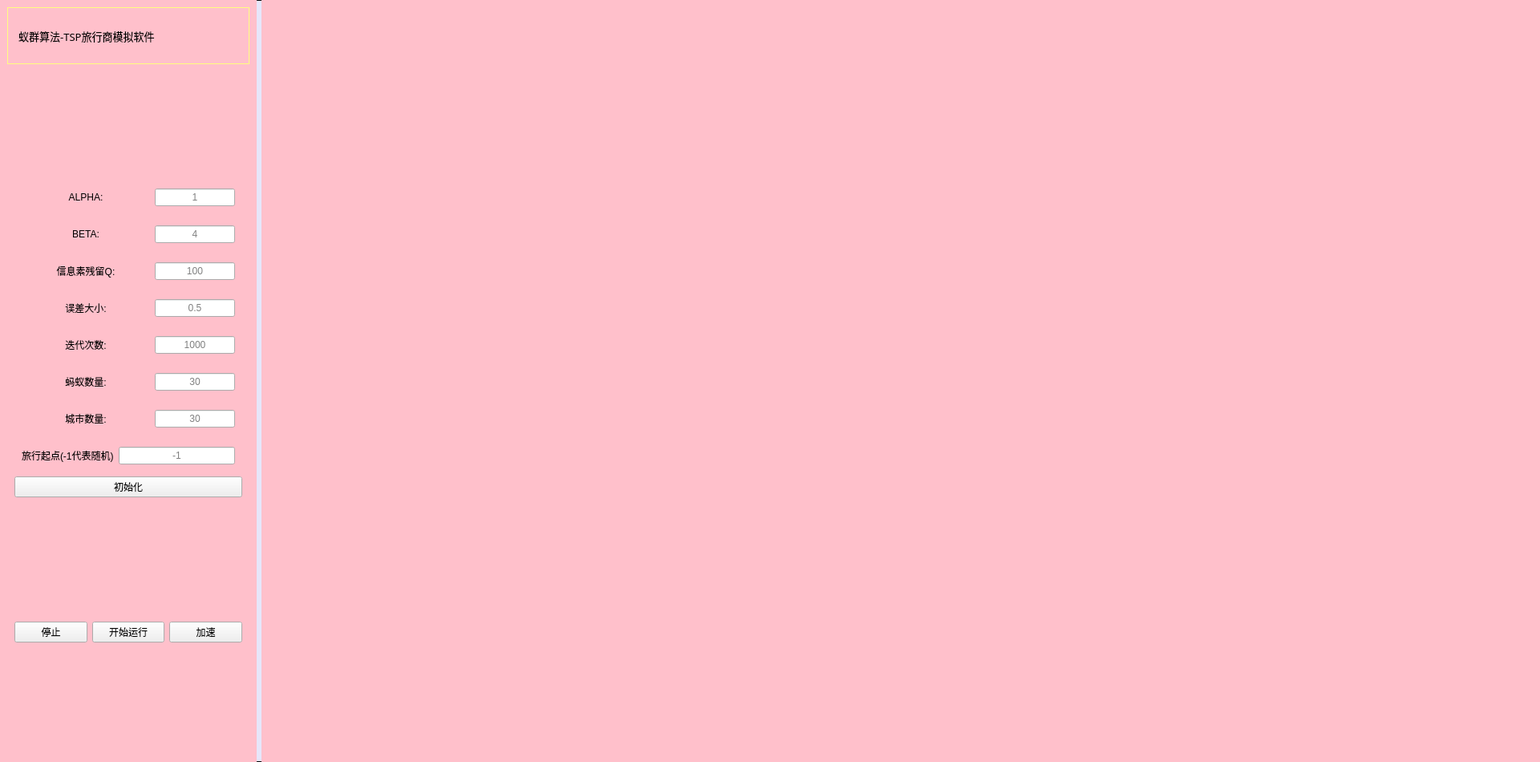
<?xml version="1.0" encoding="UTF-8"?>
<ui version="4.0">
 <class>Widget</class>
 <widget class="QWidget" name="Widget">
  <property name="geometry">
   <rect>
    <x>0</x>
    <y>0</y>
    <width>1920</width>
    <height>950</height>
   </rect>
  </property>
  <property name="minimumSize">
   <size>
    <width>1920</width>
    <height>950</height>
   </size>
  </property>
  <property name="maximumSize">
   <size>
    <width>1920</width>
    <height>950</height>
   </size>
  </property>
  <property name="windowTitle">
   <string>Widget</string>
  </property>
  <property name="styleSheet">
   <string notr="true">#Widget{border:1px solid black;background-color:#E6E6FA;}</string>
  </property>
  <layout class="QHBoxLayout" name="horizontalLayout">
   <property name="leftMargin">
    <number>0</number>
   </property>
   <property name="topMargin">
    <number>0</number>
   </property>
   <property name="rightMargin">
    <number>0</number>
   </property>
   <property name="bottomMargin">
    <number>0</number>
   </property>
   <item>
    <widget class="QFrame" name="frame">
     <property name="enabled">
      <bool>true</bool>
     </property>
     <property name="maximumSize">
      <size>
       <width>320</width>
       <height>994</height>
      </size>
     </property>
     <property name="styleSheet">
      <string notr="true">#frame{background-color:pink;}</string>
     </property>
     <property name="frameShape">
      <enum>QFrame::NoFrame</enum>
     </property>
     <property name="frameShadow">
      <enum>QFrame::Raised</enum>
     </property>
     <layout class="QVBoxLayout" name="verticalLayout">
      <item>
       <widget class="QLabel" name="label_2">
        <property name="minimumSize">
         <size>
          <width>0</width>
          <height>71</height>
         </size>
        </property>
        <property name="maximumSize">
         <size>
          <width>16777215</width>
          <height>71</height>
         </size>
        </property>
        <property name="font">
         <font>
          <family>Bahnschrift</family>
          <pointsize>10</pointsize>
          <weight>50</weight>
          <bold>false</bold>
         </font>
        </property>
        <property name="styleSheet">
         <string notr="true">#label_2{border:1px solid rgb(255, 255, 127);}</string>
        </property>
        <property name="text">
         <string>   蚁群算法-TSP旅行商模拟软件</string>
        </property>
        <property name="scaledContents">
         <bool>false</bool>
        </property>
       </widget>
      </item>
      <item>
       <spacer name="verticalSpacer_2">
        <property name="orientation">
         <enum>Qt::Vertical</enum>
        </property>
        <property name="sizeHint" stdset="0">
         <size>
          <width>18</width>
          <height>102</height>
         </size>
        </property>
       </spacer>
      </item>
      <item>
       <widget class="QWidget" name="widget_2" native="true">
        <layout class="QVBoxLayout" name="verticalLayout_2">
         <item>
          <widget class="QWidget" name="widget_15" native="true">
           <property name="maximumSize">
            <size>
             <width>320</width>
             <height>100</height>
            </size>
           </property>
           <layout class="QHBoxLayout" name="horizontalLayout_12">
            <item>
             <widget class="QLabel" name="label_9">
              <property name="font">
               <font>
                <family>Arial</family>
                <weight>50</weight>
                <bold>false</bold>
               </font>
              </property>
              <property name="text">
               <string>ALPHA:</string>
              </property>
              <property name="alignment">
               <set>Qt::AlignCenter</set>
              </property>
              <property name="margin">
               <number>0</number>
              </property>
             </widget>
            </item>
            <item>
             <widget class="QLineEdit" name="alpha">
              <property name="maximumSize">
               <size>
                <width>100</width>
                <height>16777215</height>
               </size>
              </property>
              <property name="cursor">
               <cursorShape>SizeVerCursor</cursorShape>
              </property>
              <property name="alignment">
               <set>Qt::AlignCenter</set>
              </property>
              <property name="placeholderText">
               <string>1</string>
              </property>
              <property name="cursorMoveStyle">
               <enum>Qt::LogicalMoveStyle</enum>
              </property>
             </widget>
            </item>
           </layout>
          </widget>
         </item>
         <item>
          <widget class="QWidget" name="widget_16" native="true">
           <property name="maximumSize">
            <size>
             <width>320</width>
             <height>100</height>
            </size>
           </property>
           <layout class="QHBoxLayout" name="horizontalLayout_13">
            <item>
             <widget class="QLabel" name="label">
              <property name="font">
               <font>
                <family>Arial</family>
                <weight>50</weight>
                <bold>false</bold>
               </font>
              </property>
              <property name="text">
               <string>BETA:</string>
              </property>
              <property name="alignment">
               <set>Qt::AlignCenter</set>
              </property>
              <property name="margin">
               <number>0</number>
              </property>
             </widget>
            </item>
            <item>
             <widget class="QLineEdit" name="beta">
              <property name="maximumSize">
               <size>
                <width>100</width>
                <height>16777215</height>
               </size>
              </property>
              <property name="alignment">
               <set>Qt::AlignCenter</set>
              </property>
              <property name="placeholderText">
               <string>4</string>
              </property>
             </widget>
            </item>
           </layout>
          </widget>
         </item>
         <item>
          <widget class="QWidget" name="widget_17" native="true">
           <property name="maximumSize">
            <size>
             <width>320</width>
             <height>100</height>
            </size>
           </property>
           <layout class="QHBoxLayout" name="horizontalLayout_14">
            <item>
             <widget class="QLabel" name="label_3">
              <property name="font">
               <font>
                <family>Arial</family>
                <weight>50</weight>
                <bold>false</bold>
               </font>
              </property>
              <property name="text">
               <string>信息素残留Q:</string>
              </property>
              <property name="alignment">
               <set>Qt::AlignCenter</set>
              </property>
              <property name="margin">
               <number>0</number>
              </property>
             </widget>
            </item>
            <item>
             <widget class="QLineEdit" name="residueQ">
              <property name="maximumSize">
               <size>
                <width>100</width>
                <height>16777215</height>
               </size>
              </property>
              <property name="alignment">
               <set>Qt::AlignCenter</set>
              </property>
              <property name="placeholderText">
               <string>100</string>
              </property>
             </widget>
            </item>
           </layout>
          </widget>
         </item>
         <item>
          <widget class="QWidget" name="widget_14" native="true">
           <property name="maximumSize">
            <size>
             <width>320</width>
             <height>100</height>
            </size>
           </property>
           <layout class="QHBoxLayout" name="horizontalLayout_11">
            <item>
             <widget class="QLabel" name="label_4">
              <property name="font">
               <font>
                <family>Arial</family>
                <weight>50</weight>
                <bold>false</bold>
               </font>
              </property>
              <property name="text">
               <string>误差大小:</string>
              </property>
              <property name="alignment">
               <set>Qt::AlignCenter</set>
              </property>
              <property name="margin">
               <number>0</number>
              </property>
             </widget>
            </item>
            <item>
             <widget class="QLineEdit" name="error">
              <property name="maximumSize">
               <size>
                <width>100</width>
                <height>16777215</height>
               </size>
              </property>
              <property name="layoutDirection">
               <enum>Qt::LeftToRight</enum>
              </property>
              <property name="text">
               <string/>
              </property>
              <property name="alignment">
               <set>Qt::AlignCenter</set>
              </property>
              <property name="placeholderText">
               <string>0.5</string>
              </property>
             </widget>
            </item>
           </layout>
          </widget>
         </item>
         <item>
          <widget class="QWidget" name="widget_13" native="true">
           <property name="maximumSize">
            <size>
             <width>320</width>
             <height>100</height>
            </size>
           </property>
           <layout class="QHBoxLayout" name="horizontalLayout_10">
            <item>
             <widget class="QLabel" name="label_5">
              <property name="font">
               <font>
                <family>Arial</family>
                <weight>50</weight>
                <bold>false</bold>
               </font>
              </property>
              <property name="text">
               <string>迭代次数:</string>
              </property>
              <property name="alignment">
               <set>Qt::AlignCenter</set>
              </property>
              <property name="margin">
               <number>0</number>
              </property>
             </widget>
            </item>
            <item>
             <widget class="QLineEdit" name="times">
              <property name="maximumSize">
               <size>
                <width>100</width>
                <height>16777215</height>
               </size>
              </property>
              <property name="alignment">
               <set>Qt::AlignCenter</set>
              </property>
              <property name="placeholderText">
               <string>1000</string>
              </property>
             </widget>
            </item>
           </layout>
          </widget>
         </item>
         <item>
          <widget class="QWidget" name="widget_11" native="true">
           <property name="maximumSize">
            <size>
             <width>320</width>
             <height>100</height>
            </size>
           </property>
           <layout class="QHBoxLayout" name="horizontalLayout_8">
            <item>
             <widget class="QLabel" name="label_6">
              <property name="font">
               <font>
                <family>Arial</family>
                <weight>50</weight>
                <bold>false</bold>
               </font>
              </property>
              <property name="text">
               <string>蚂蚁数量:</string>
              </property>
              <property name="alignment">
               <set>Qt::AlignCenter</set>
              </property>
              <property name="margin">
               <number>0</number>
              </property>
             </widget>
            </item>
            <item>
             <widget class="QLineEdit" name="antNum">
              <property name="maximumSize">
               <size>
                <width>100</width>
                <height>16777215</height>
               </size>
              </property>
              <property name="alignment">
               <set>Qt::AlignCenter</set>
              </property>
              <property name="placeholderText">
               <string>30</string>
              </property>
             </widget>
            </item>
           </layout>
          </widget>
         </item>
         <item>
          <widget class="QWidget" name="widget_12" native="true">
           <property name="maximumSize">
            <size>
             <width>320</width>
             <height>100</height>
            </size>
           </property>
           <layout class="QHBoxLayout" name="horizontalLayout_9">
            <item>
             <widget class="QLabel" name="label_7">
              <property name="font">
               <font>
                <family>Arial</family>
                <weight>50</weight>
                <bold>false</bold>
               </font>
              </property>
              <property name="text">
               <string>城市数量:</string>
              </property>
              <property name="alignment">
               <set>Qt::AlignCenter</set>
              </property>
              <property name="margin">
               <number>0</number>
              </property>
             </widget>
            </item>
            <item>
             <widget class="QLineEdit" name="cityNum">
              <property name="maximumSize">
               <size>
                <width>100</width>
                <height>16777215</height>
               </size>
              </property>
              <property name="alignment">
               <set>Qt::AlignCenter</set>
              </property>
              <property name="placeholderText">
               <string>30</string>
              </property>
             </widget>
            </item>
           </layout>
          </widget>
         </item>
         <item>
          <widget class="QWidget" name="widget_10" native="true">
           <property name="maximumSize">
            <size>
             <width>320</width>
             <height>100</height>
            </size>
           </property>
           <layout class="QHBoxLayout" name="horizontalLayout_7">
            <item>
             <widget class="QLabel" name="label_8">
              <property name="font">
               <font>
                <family>Arial</family>
                <pointsize>9</pointsize>
                <weight>50</weight>
                <bold>false</bold>
               </font>
              </property>
              <property name="text">
               <string>旅行起点(-1代表随机)</string>
              </property>
             </widget>
            </item>
            <item>
             <widget class="QLineEdit" name="startPos">
              <property name="alignment">
               <set>Qt::AlignCenter</set>
              </property>
              <property name="placeholderText">
               <string>-1</string>
              </property>
             </widget>
            </item>
           </layout>
          </widget>
         </item>
         <item>
          <widget class="QPushButton" name="initButton">
           <property name="text">
            <string>初始化</string>
           </property>
          </widget>
         </item>
        </layout>
       </widget>
      </item>
      <item>
       <spacer name="verticalSpacer_3">
        <property name="orientation">
         <enum>Qt::Vertical</enum>
        </property>
        <property name="sizeHint" stdset="0">
         <size>
          <width>28</width>
          <height>102</height>
         </size>
        </property>
       </spacer>
      </item>
      <item>
       <widget class="QWidget" name="widget_8" native="true">
        <property name="maximumSize">
         <size>
          <width>320</width>
          <height>200</height>
         </size>
        </property>
        <property name="styleSheet">
         <string notr="true"/>
        </property>
        <layout class="QHBoxLayout" name="horizontalLayout_2">
         <item>
          <widget class="QPushButton" name="stop">
           <property name="text">
            <string>停止</string>
           </property>
          </widget>
         </item>
         <item>
          <widget class="QPushButton" name="startup">
           <property name="text">
            <string>开始运行</string>
           </property>
          </widget>
         </item>
         <item>
          <widget class="QPushButton" name="pushButton_5">
           <property name="text">
            <string>加速</string>
           </property>
          </widget>
         </item>
        </layout>
       </widget>
      </item>
      <item>
       <spacer name="verticalSpacer">
        <property name="orientation">
         <enum>Qt::Vertical</enum>
        </property>
        <property name="sizeHint" stdset="0">
         <size>
          <width>13</width>
          <height>93</height>
         </size>
        </property>
       </spacer>
      </item>
     </layout>
    </widget>
   </item>
   <item>
    <widget class="QFrame" name="frame_2">
     <property name="styleSheet">
      <string notr="true">#frame_2{background-color:pink;}</string>
     </property>
     <property name="frameShape">
      <enum>QFrame::NoFrame</enum>
     </property>
     <property name="frameShadow">
      <enum>QFrame::Raised</enum>
     </property>
     <layout class="QVBoxLayout" name="verticalLayout_3">
      <property name="leftMargin">
       <number>0</number>
      </property>
      <property name="topMargin">
       <number>0</number>
      </property>
      <property name="rightMargin">
       <number>0</number>
      </property>
      <property name="bottomMargin">
       <number>0</number>
      </property>
      <item>
       <widget class="Map" name="map" native="true"/>
      </item>
     </layout>
    </widget>
   </item>
  </layout>
 </widget>
 <customwidgets>
  <customwidget>
   <class>Map</class>
   <extends>QWidget</extends>
   <header location="global">map.h</header>
   <container>1</container>
  </customwidget>
 </customwidgets>
 <resources/>
 <connections/>
</ui>
